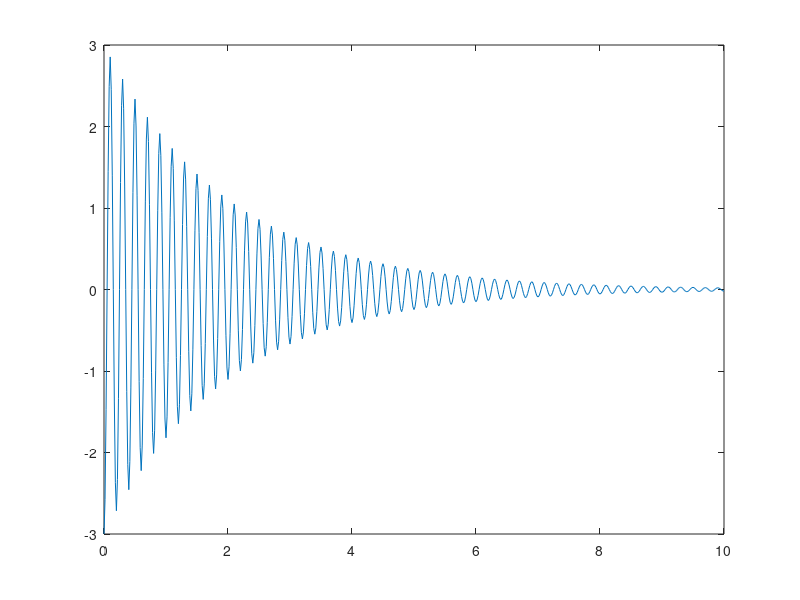

This chart was generated by the following MATLAB code:
%% Gedämpfte schwingung
t=0:0.001:20;
alpha = -0.5;
y=exp(alpha*t).*cos(2*pi*2.*t);
plot(t,y)

%% Integrations versuche
ak= 0.5; %abkling koefizient
ST = 1/60; %Sampingtime
A = 3;   %Amplitude
f = 5;
phi = pi; %Phasenverschiebung
Omega = 2*pi*f; %kreisfrequenz
t_axis = 0:ST:10; %time axis 0-10s in the samplingtime-increments
fun = @(t) A*exp(-ak*t)*cos(Omega*t+phi);
z_axis = A*exp(-ak*t_axis).*cos(Omega.*t_axis+phi);
plot(t_axis,z_axis)


